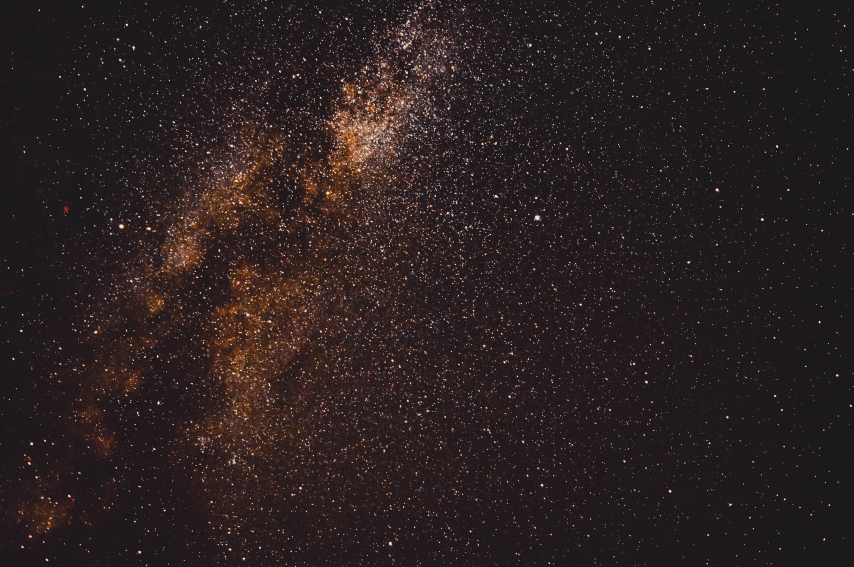
#> input picture Journey Through Space From Earth to Imagination Project/assets/images/stars_space_bg.jpg, 2560 x 1700 px, found by its file name (shown at 1/3 size); its folder holds 7 pictures in this run
$ python render_space_journey.py
#> lines starting #> are read from the running program, lines starting #| are printed output that depends on the picture
# Python / FFmpeg Master Rendering Engine
# Project: Journey Through Space From Earth to Imagination
# Generates 75-Second Full HD 1080p 30fps Master Video (Final_Space_Journey.mp4)
# Conforming exactly to Course Specifications & After Effects Project Standards

import os
import sys
import math
import time
import subprocess
import random
import numpy as np
from PIL import Image, ImageDraw, ImageFont, ImageFilter
import imageio_ffmpeg

# =============================================================================
# 1. PATH CONFIGURATION & PROJECT SPECIFICATIONS
# =============================================================================
BASE_DIR = r"C:\Users\Admin\Documents\GitHub\AE\Journey Through Space From Earth to Imagination Project"
ASSETS_DIR = os.path.join(BASE_DIR, "assets")
IMG_DIR = os.path.join(ASSETS_DIR, "images")
FOOTAGE_DIR = os.path.join(ASSETS_DIR, "footage")
AUDIO_DIR = os.path.join(ASSETS_DIR, "audio")
SFX_DIR = os.path.join(AUDIO_DIR, "sfx")

OUTPUT_PATH = os.path.join(BASE_DIR, "Final_Space_Journey.mp4")
SOUNDTRACK_PATH = os.path.join(AUDIO_DIR, "space_soundtrack.mp3")

WIDTH = 1920
HEIGHT = 1080
FPS = 30
TOTAL_DURATION = 75.0  # 75.0 Seconds
TOTAL_FRAMES = int(TOTAL_DURATION * FPS)  # 2250 Frames

print(f"=====================================================================")
print(f"JOURNEY THROUGH SPACE - MASTER VIDEO RENDERING PIPELINE")
print(f"Target Resolution: {WIDTH}x{HEIGHT} @ {FPS}fps")
print(f"Duration: {TOTAL_DURATION}s ({TOTAL_FRAMES} frames)")
print(f"Output File: {OUTPUT_PATH}")
print(f"=====================================================================")

# =============================================================================
# 2. EASING MATHEMATICS & HELPER UTILITIES
# =============================================================================
# [18 lines left out: functions ease_in_out, cinematic_ease, ease_out_back, not called in this run]

def clamp(val, min_v, max_v):
    return max(min_v, min(max_v, val))

# System Fonts
FONT_REGULAR = r"C:\Windows\Fonts\segoeui.ttf"
FONT_BOLD = r"C:\Windows\Fonts\segoeuib.ttf"
FONT_BLACK = r"C:\Windows\Fonts\arialbd.ttf"

def get_font(path, size):
    try:
        return ImageFont.truetype(path, size)
    except:
        return ImageFont.load_default()

font_title_huge = get_font(FONT_BLACK, 56)
font_title_med = get_font(FONT_BOLD, 38)
font_hud_head = get_font(FONT_BOLD, 26)
font_hud_sub = get_font(FONT_BOLD, 20)
font_hud_data = get_font(FONT_REGULAR, 20)
font_badge = get_font(FONT_BOLD, 17)

# =============================================================================
# 3. ASSET PRE-LOADING & PRE-PROCESSING
# =============================================================================
print("[1/5] Loading and pre-scaling high-resolution visual assets...")

# Background Starfield
stars_img = Image.open(os.path.join(IMG_DIR, "stars_space_bg.jpg")).convert("RGB")
#> stars_img is the input picture: PIL image 2560x1700 RGB; mean R, G, B 42.8, 32.5, 33.4
stars_img = stars_img.resize((WIDTH + 200, HEIGHT + 200), Image.Resampling.BILINEAR)
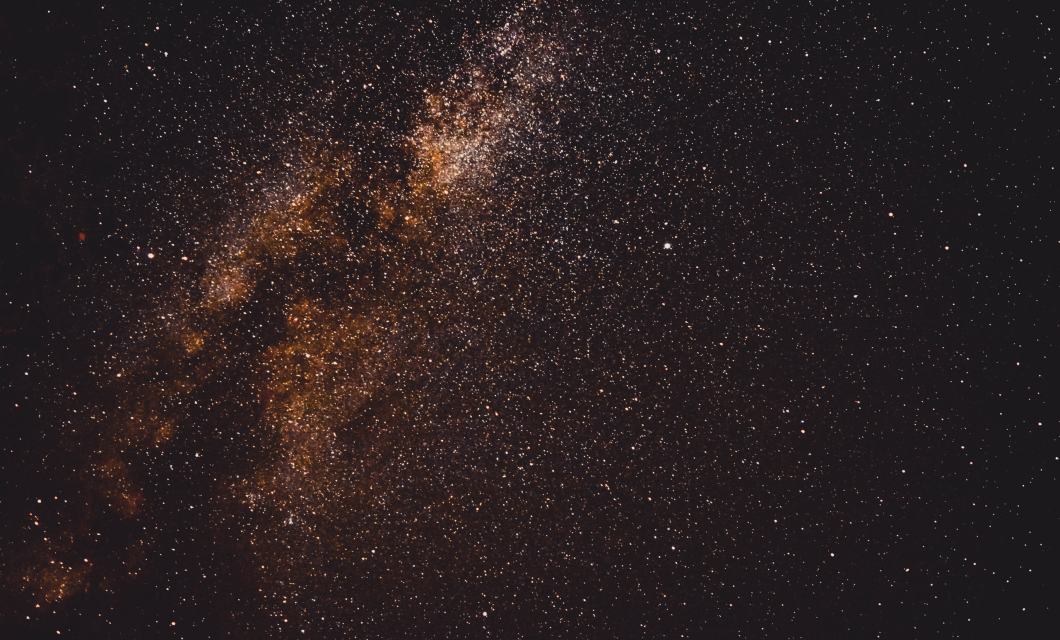
#> stars_img: PIL image 2120x1280 RGB (shown at 1/2 size); mean R, G, B 42.8, 32.5, 33.4

# Cosmic Nebula (Pillars of Creation)
nebula_raw = Image.open(os.path.join(IMG_DIR, "galaxy_nebula.jpg")).convert("RGBA")
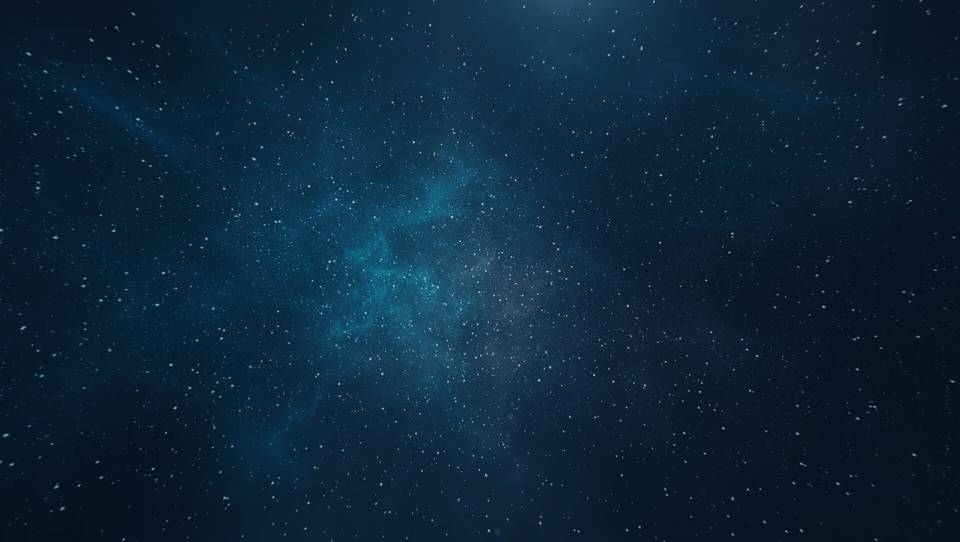
#> input picture Journey Through Space From Earth to Imagination Project/assets/images/galaxy_nebula.jpg, 1920 x 1083 px, found by its file name (shown at 1/2 size)
nebula_img = nebula_raw.resize((WIDTH, HEIGHT), Image.Resampling.BILINEAR)

# Galaxy Core
galaxy_raw = Image.open(os.path.join(IMG_DIR, "galaxy_core.jpg")).convert("RGBA")
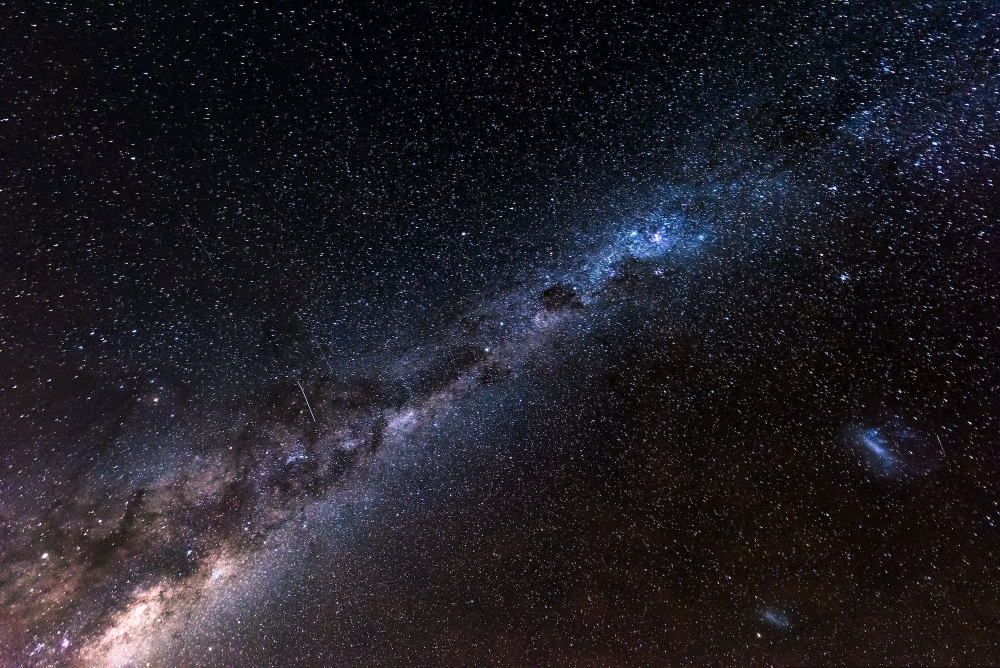
#> input picture Journey Through Space From Earth to Imagination Project/assets/images/galaxy_core.jpg, 2000 x 1335 px, found by its file name (shown at 1/2 size)
galaxy_img = galaxy_raw.resize((WIDTH, HEIGHT), Image.Resampling.BILINEAR)
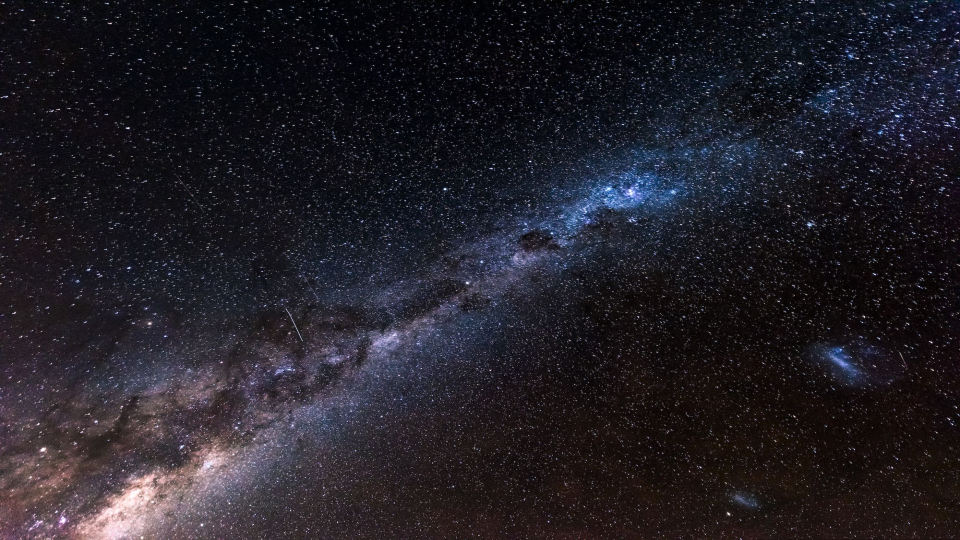
#> galaxy_img: PIL image 1920x1080 RGBA (shown at 1/2 size); mean R, G, B, A 33.9, 31.1, 38.4, 255

# Spaceship
ship_raw = Image.open(os.path.join(IMG_DIR, "spaceship_cutout.png")).convert("RGBA")
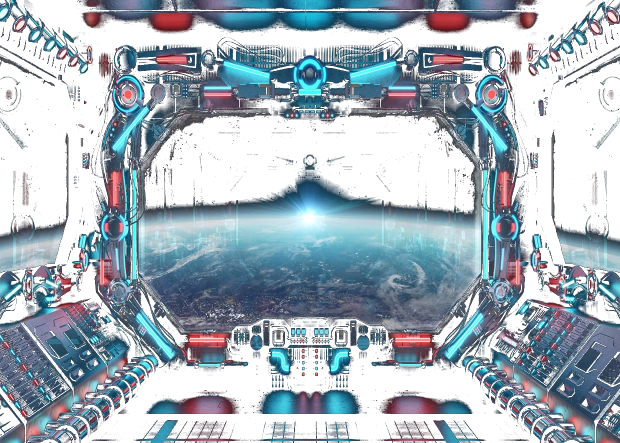
#> input picture Journey Through Space From Earth to Imagination Project/assets/images/spaceship_cutout.png, 1240 x 886 px, found by its file name (shown at 1/2 size)
#> ship_raw is the input picture: PIL image 1240x886 RGBA; mean R, G, B, A 55.1, 71.2, 84.9, 136.6
# Astronaut Character
astronaut_raw = Image.open(os.path.join(IMG_DIR, "astronaut.png")).convert("RGBA")
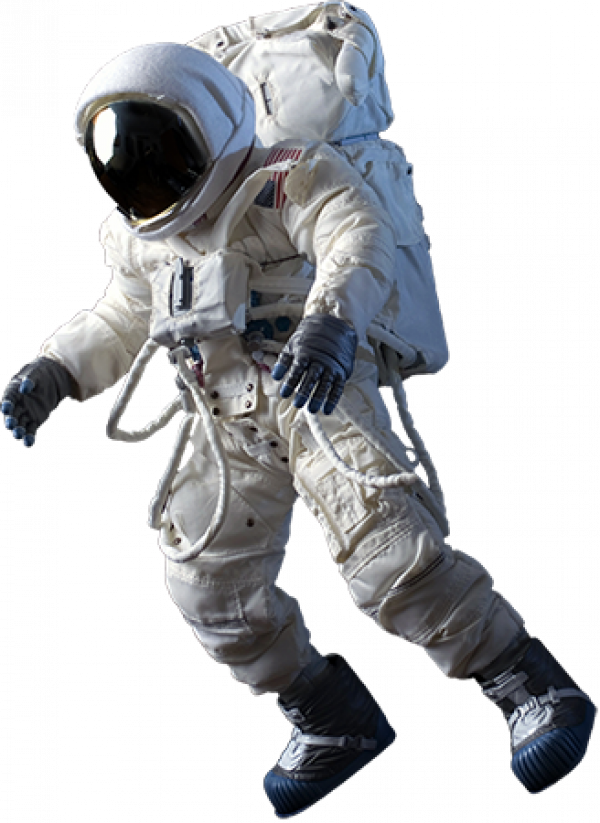
#> input picture Journey Through Space From Earth to Imagination Project/assets/images/astronaut.png, 600 x 823 px, found by its file name
#> astronaut_raw is the input picture: PIL image 600x823 RGBA; mean R, G, B, A 49.4, 50.8, 53.4, 111.7
# Flat Character
flat_char_raw = Image.open(os.path.join(IMG_DIR, "flat_character.png")).convert("RGBA")
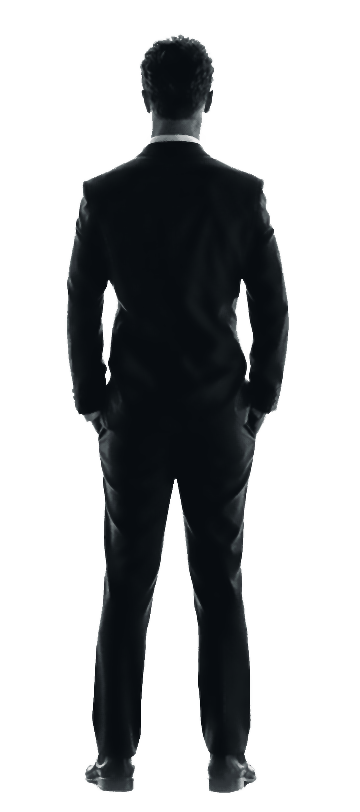
#> input picture Journey Through Space From Earth to Imagination Project/assets/images/flat_character.png, 360 x 812 px, found by its file name
#> flat_char_raw is the input picture: PIL image 360x812 RGBA; mean R, G, B, A 146.3, 149.1, 150.8, 86.3
# HUD Reticle
#> (the run stopped early here; a loop or call above may not have finished)
